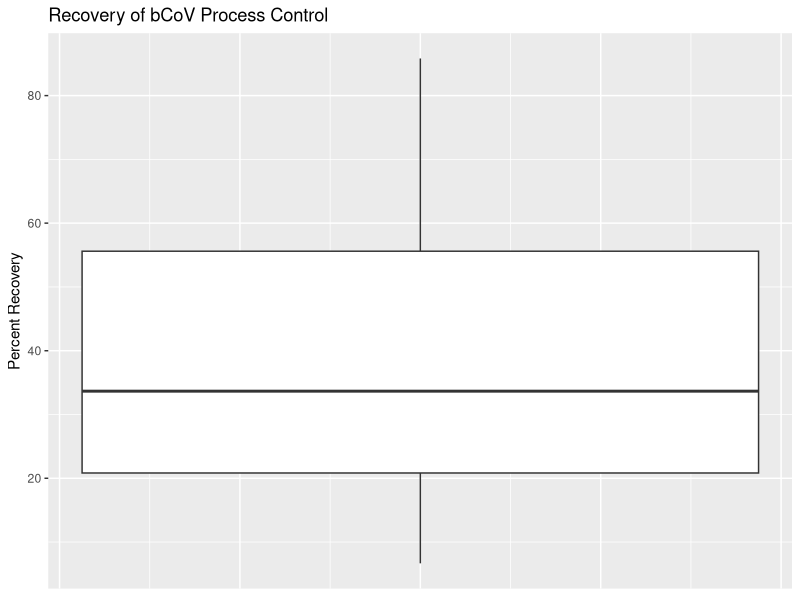

R code for this plot:
#Load Libraries
library(tidyverse)
library(plyr)
library(dplyr)

#Load Data 
recovery_data = read.csv("./data/raw_data/recovery_data.csv")
calf_guard = read.csv("./data/raw_data/calfguard.csv")

#Generate Sampling Data Set
#Sampling Data 
sample_data = data.frame("collection_num" = 5:24, "date" = c("2020-06-16", "2020-06-23", "2020-06-30", "2020-07-07", "2020-07-14", "2020-07-21", "2020-07-28", 
                                                             "2020-08-04", "2020-08-11", "2020-08-18", "2020-08-25", "2020-09-01", 
                                                             "2020-09-08", "2020-09-15", "2020-09-22", "2020-09-29", 
                                                             "2020-10-06", "2020-10-13", "2020-10-20", "2020-10-27"), stringsAsFactors = FALSE)
sample_data$date = as.Date(sample_data$date)
sample_data$collection_num = as.character(sample_data$collection_num)

names(recovery_data)[1] = "sample_date"
names(calf_guard)[1] = "run_date"

recovery_data$collection_date = as.character(recovery_data$sample_date)
recovery_data$collection_date = as.Date(recovery_data$sample_date, "%m/%d/%Y")

calf_guard$run_date = as.character(calf_guard$run_date)
calf_guard$run_date = as.Date(calf_guard$run_date, "%m/%d/%Y")


recovery_data = plyr::ddply(recovery_data,.(sample_id, cg_num, collection_date),plyr::summarize, copies_ul_rxn = mean(copy_num_uL_rxn))
recovery_data = recovery_data %>% mutate(copies_ul_measured = copies_ul_rxn*20/2*25/3*60/280)

calf_guard = plyr::ddply(calf_guard,.(cg_num), summarize, copies_ul_rxn = mean(copy_num_uL_rxn))
calf_guard = calf_guard %>% mutate(copies_ul_theoretical = copies_ul_rxn*20/2*25/3*60/50*50/50000)

recovery_data = left_join(recovery_data, calf_guard, by = "cg_num")

recovery_data = recovery_data %>% mutate(percent_recovery = copies_ul_measured/copies_ul_theoretical*100)

recovery_data = recovery_data %>% filter(percent_recovery < 100)

recovery_data = recovery_data %>% separate(col = sample_id, into = c("wrf","collection_num", "rep_id"), sep = "_")
recovery_data = recovery_data %>% select(wrf, collection_num, percent_recovery)
recovery_data = left_join(recovery_data, sample_data, by = "collection_num")


recovery_data %>% ggplot() + 
  geom_boxplot(aes(x = 1, y = percent_recovery)) + 
  ylab("Percent Recovery") + 
  theme(axis.title.x=element_blank(),
        axis.text.x=element_blank(),
        axis.ticks.x=element_blank()) + 
  ggtitle("Recovery of bCoV Process Control")